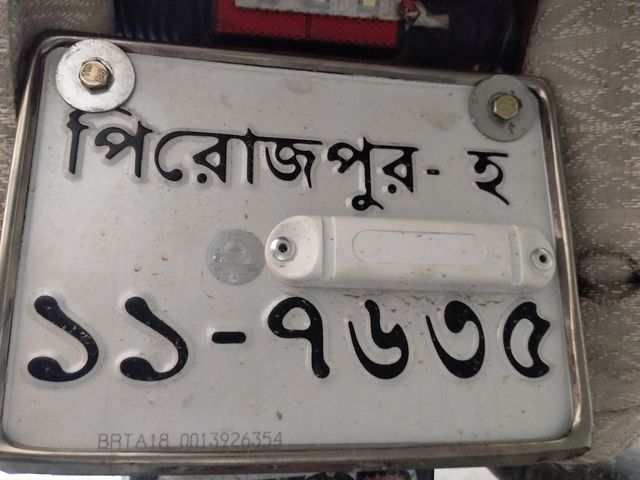
%> input picture Sample Images/120127860_1489772187900006_6211522028102100032_o.jpg, 640 x 480 px
$ octave number_plate_det.m   (GNU Octave 9; MATLAB toolbox functions it lacks are replaced by stand-ins)
%> lines starting %> are read from the running program, lines starting %| are printed output that depends on the picture; in (x1, y1, x2, y2) boxes, pixels count from 0 and x2, y2 are one past the last pixel; in counts of white or black regions, pixels touching at a corner belong together; the program's own positions count from 1

clc
close all;
clear;
load imgfildata;

[file,path]=uigetfile({'*.jpg;*.bmp;*.png;*.tif'},'Choose an image');
%> the answer given: Sample Images/120127860_1489772187900006_6211522028102100032_o.jpg
s=[path,file];
picture=imread(s);
%> picture is the input picture: size 480x640x3 uint8; mean R, G, B 124, 118.1, 114.4
[~,cc]=size(picture);
%> cc = 1920
picture=imresize(picture,[300 500]);
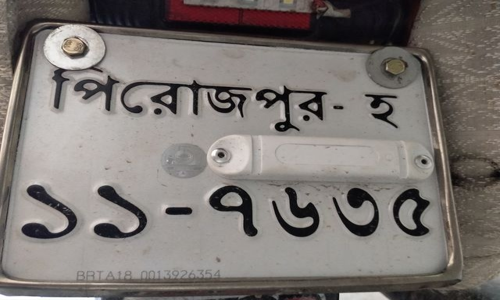
%> picture: size 300x500x3 uint8; mean R, G, B 124, 118.1, 114.4

if size(picture,3)==3
  picture=rgb2gray(picture);
%> picture: size 300x500 uint8
end
 %se=strel('rectangle',[5,5]);
 %a=imerode(picture,se);
 %figure,imshow(a);
 %b=imdilate(a,se);
threshold = graythresh(picture);
%> threshold = 0.42
picture =~im2bw(picture,threshold);
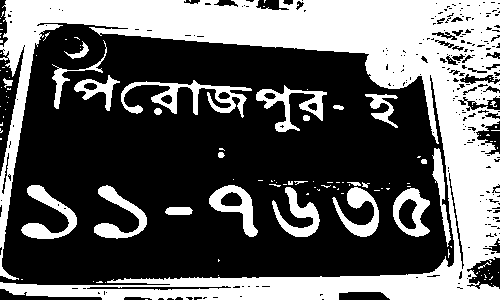
%> picture: size 300x500 logical; 37.7% white; 126 white regions (100 under 20 px), largest, box (x1, y1, x2, y2) and area: (0, 0, 500, 300) 44964, (121, 80, 252, 118) 1569, (21, 185, 77, 239) 1105
picture = bwareaopen(picture,30);
imshow(picture)
if cc>2000
    picture1=bwareaopen(picture,3500);
else
picture1=bwareaopen(picture,3000);
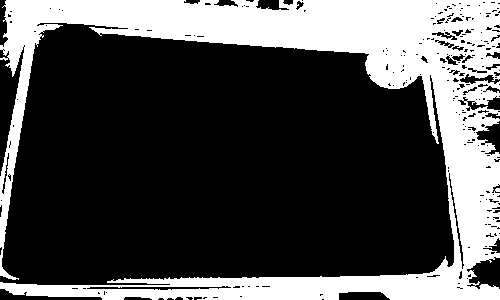
%> picture1: size 300x500 logical; 30% white; 1 white region, box (x1, y1, x2, y2) and area: (0, 0, 500, 300) 44964
end
figure,imshow(picture1)
picture2=picture-picture1;
%> picture2: size 300x500 double; values 0 (black) and 1 (white), 7.4% white; 20 white regions, largest, box (x1, y1, x2, y2) and area: (121, 80, 252, 118) 1569, (21, 185, 77, 239) 1105, (256, 85, 327, 132) 1045
figure,imshow(picture2)
picture2=bwareaopen(picture2,200);
%> picture2: size 300x500 logical; 7.2% white; 13 white regions
figure,imshow(picture2)

[L,Ne]=bwlabel(picture2);
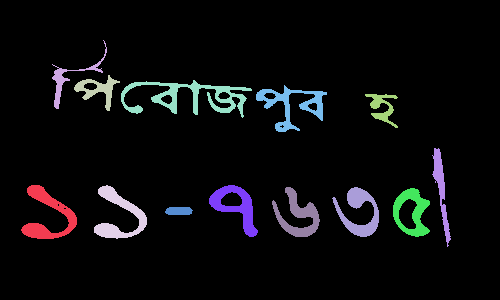
%> L: size 300x500 double; 14 distinct labels, from 0 to 13; one colour per label, 0 black
%> Ne = 13
propied=regionprops(L,'BoundingBox');
%> propied = 13 regions; largest, box (x1, y1, x2, y2): (121, 80, 252, 118), (52, 40, 107, 109), (256, 85, 327, 132), (21, 185, 77, 239), (94, 185, 147, 239)
hold on
pause(1)
for n=1:size(propied,1)
  rectangle('Position',propied(n).BoundingBox,'EdgeColor','b','LineWidth',2)
end
%> this loop made 13 passes
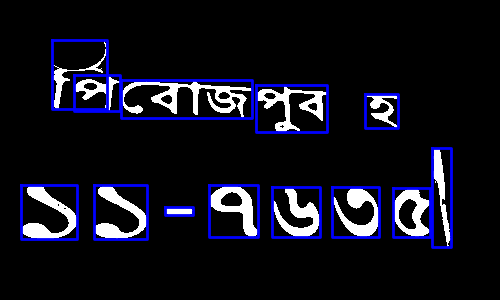
%> figure redrawn from the program's plot data
hold off

figure
final_output=[];
t=[];
for n=1:Ne
  [r,c] = find(L==n);
  n1=picture(min(r):max(r),min(c):max(c));
  n1=imresize(n1,[42,24]);
  figure,imshow(n1)
  imwrite(n1,'.bmp')
  pause(0.1)
  x=[ ];

totalLetters=size(imgfile,2);

 for k=1:totalLetters

    y=corr2(imgfile{1,k},n1);
    x=[x y];

 end
 t=[t max(x)];
 if max(x)>.45
 z=find(x==max(x));
 out=cell2mat(imgfile(2,z));

final_output=[final_output out];
end
end
%> this loop made 13 passes
%> (t, z, out, final_output) on passes 1, 3, 4, 7, 9, 10: (0.678, 3, '1', '1'), ([0.678 0.183 0.683], 37, 'g', '1g'), ([0.678 0.183 0.683 0.716], 3, '1', '1g1'), ([0.678 0.183 0.683 0.716 0.154 0.37 0.826], 16, '7', '1g17'), ([0.678 0.183 0.683 0.716 0.154 0.37 0.826 0.238 0.766], 14, '6', '1g176'), ([0.678 0.183 0.683 0.716 0.154 0.37 0.826 0.238 0.766 0.615], 8, '3', '1g1763')
%> (z, out, final_output) on passes 11 to 12: (38, 'h', '1g1763h'), (11, '5', '1g1763h5')
%> pass 1, `n1=imresize(n1,[42,24]);`:
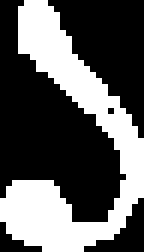
%> n1: size 42x24 logical (shown 6 times larger); 36.5% white; 1 white region, box (x1, y1, x2, y2) and area: (0, 0, 24, 42) 368
%> pass 2, `n1=imresize(n1,[42,24]);`:
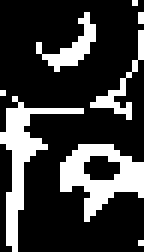
%> n1: size 42x24 logical (shown 6 times larger); 23.5% white in thin lines or dots
p=final_output;
%> p = '1g1763h5'
i=1;
j=1;
for n=1:length(p)
   if (p(n)=='1')
        p1(i)=p(n);
        i=i+1;
        continue;
   end
      if (p(n)=='2')
        p1(i)=p(n);
        i=i+1;
        continue;
      end
      if (p(n)=='3')
        p1(i)=p(n);
        i=i+1;
        continue;
   end
      if (p(n)=='4')
        p1(i)=p(n);
        i=i+1;
        continue;
   end
      if (p(n)=='5')
        p1(i)=p(n);
        i=i+1;
        continue;
   end
      if (p(n)=='6')
        p1(i)=p(n);
        i=i+1;
        continue;
   end
      if (p(n)=='7')
        p1(i)=p(n);
        i=i+1;
      continue;
   end
      if (p(n)=='8')
        p1(i)=p(n);
        i=i+1;
        continue;
   end
      if (p(n)=='9')
        p1(i)=p(n);
        i=i+1;
        continue;
   end
      if (p(n)=='0')
        p1(i)=p(n);
        i=i+1;
        continue;
      end
    p2(j)=p(n);
    j=j+1;
end
%> this loop made 8 passes
%> j on passes 2, 7: 2, 3
%> after the loop, p1 = '117635'; p2 = 'gh'
file = fopen('number_Plate.txt', 'wt');
    fprintf(file, "Dhaka Metro ") ;
    fprintf(file,'%s\n',p2);
    fprintf(file,'%s\n',p1);
    fclose(file);
    winopen('number_Plate.txt')
